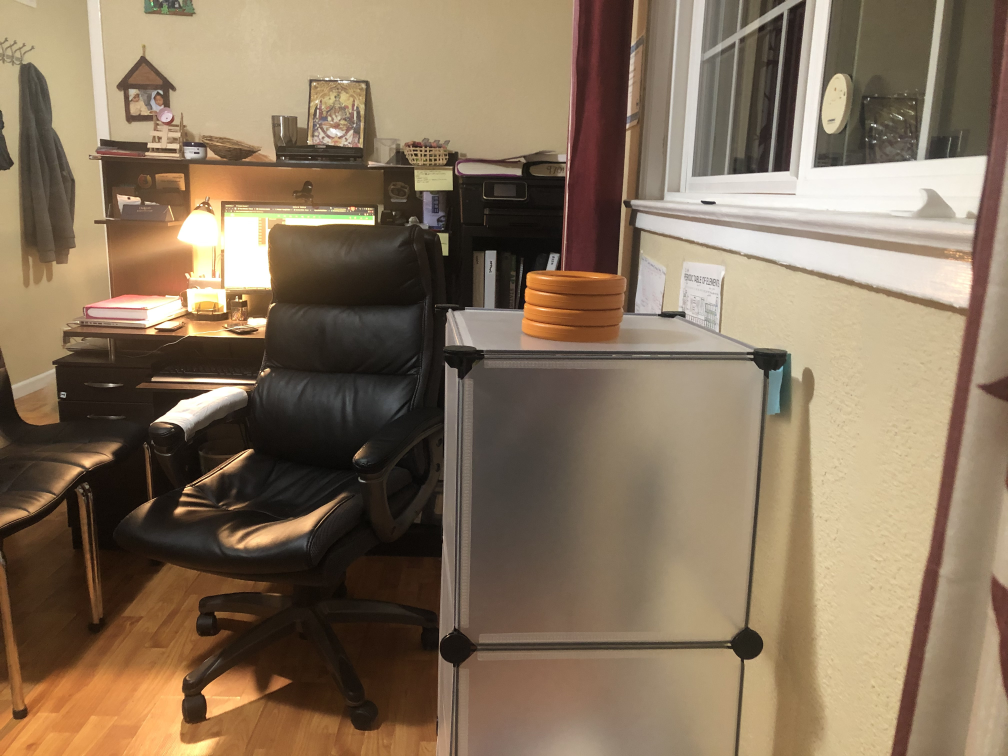
#> input picture src/assets/chairFourStack.jpeg, 4032 x 3024 px, found by its file name (shown at 1/4 size)
$ python ColorTuningHSV.py
#> lines starting #> are read from the running program, lines starting #| are printed output that depends on the picture; after the words box and inside, x2 and y2 are one past the last pixel; in counts of white or black regions, pixels touching at a corner belong together
import cv2
import numpy as np


class ColorTuner:

    def __init__(self, path, downScale):
        self.main(path, downScale)

    def nothing(self, x):
        pass

    def main(self, path, downScale):
        # Load image
#> called with downScale = 5.5
        unsizedImage = cv2.imread(path)
#> unsizedImage is the input picture: shape (3024, 4032, 3); mean B, G, R 92.5, 115.1, 134.4
        image = cv2.resize(unsizedImage,
                           (int(unsizedImage.shape[1] / downScale), (int(unsizedImage.shape[0] / downScale))))
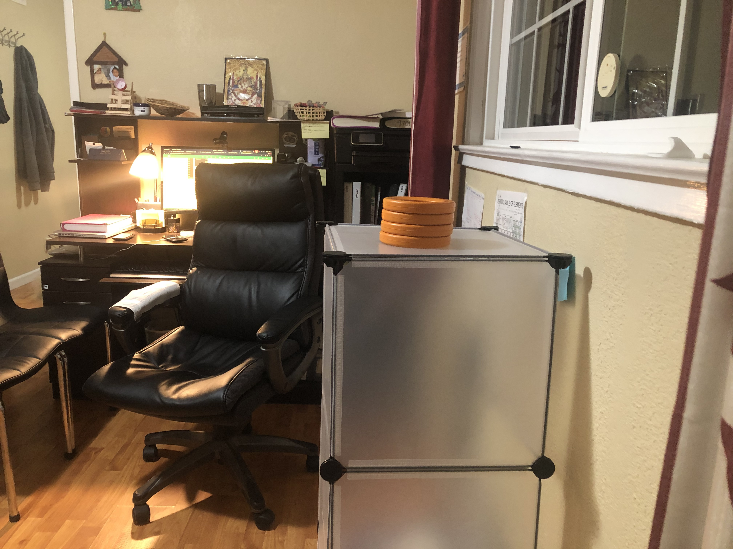
#> image: shape (549, 733, 3); mean B, G, R 92.4, 115, 134.3
        # Create a window
        cv2.namedWindow('image')

        # Create trackbars for color change
        # Hue is from 0-179 for Opencv
        cv2.createTrackbar('HMin', 'image', 0, 179, self.nothing)
#> slider 'HMin' is set to 35
        cv2.createTrackbar('SMin', 'image', 0, 255, self.nothing)
#> slider 'SMin' is set to 51
        cv2.createTrackbar('VMin', 'image', 0, 255, self.nothing)
#> slider 'VMin' is set to 51
        cv2.createTrackbar('HMax', 'image', 0, 179, self.nothing)
#> slider 'HMax' is set to 179
        cv2.createTrackbar('SMax', 'image', 0, 255, self.nothing)
#> slider 'SMax' is set to 255
        cv2.createTrackbar('VMax', 'image', 0, 255, self.nothing)
#> slider 'VMax' is set to 255

        # Set default value for Max HSV trackbars
        cv2.setTrackbarPos('HMax', 'image', 179)
        cv2.setTrackbarPos('SMax', 'image', 255)
        cv2.setTrackbarPos('VMax', 'image', 255)

        # Initialize HSV min/max values
        hMin = sMin = vMin = hMax = sMax = vMax = 0
        phMin = psMin = pvMin = phMax = psMax = pvMax = 0

        while (1):
            # Get current positions of all trackbars
            hMin = cv2.getTrackbarPos('HMin', 'image')
            sMin = cv2.getTrackbarPos('SMin', 'image')
            vMin = cv2.getTrackbarPos('VMin', 'image')
            hMax = cv2.getTrackbarPos('HMax', 'image')
            sMax = cv2.getTrackbarPos('SMax', 'image')
            vMax = cv2.getTrackbarPos('VMax', 'image')

            # Set minimum and maximum HSV values to display
            lower = np.array([hMin, sMin, vMin])
            upper = np.array([hMax, sMax, vMax])

            # Convert to HSV format and color threshold
            hsv = cv2.cvtColor(image, cv2.COLOR_BGR2HSV)
#> hsv: shape (549, 733, 3); mean H, S, V 17.3, 86, 134.4
            mask = cv2.inRange(hsv, lower, upper)
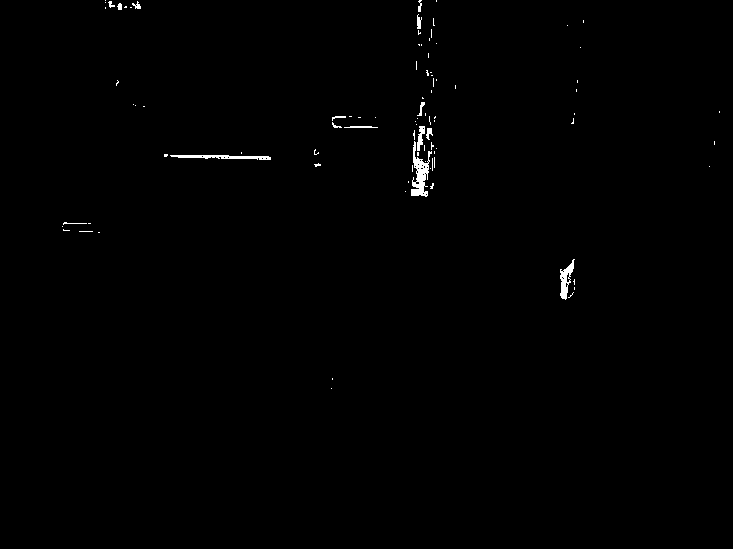
#> mask: shape (549, 733); 0.48% white; 90 white regions (75 under 20 px), largest, box (x1, y1, x2, y2) and area: (411, 141, 432, 197) 507, (170, 155, 271, 160) 308, (560, 259, 575, 300) 274
            result = cv2.bitwise_and(image, image, mask=mask)

            # Print if there is a change in HSV value
            if ((phMin != hMin) | (psMin != sMin) | (pvMin != vMin) | (phMax != hMax) | (psMax != sMax) | (
                    pvMax != vMax)):
                print("(hMin = %d , sMin = %d, vMin = %d), (hMax = %d , sMax = %d, vMax = %d)" % (
                    hMin, sMin, vMin, hMax, sMax, vMax))
                phMin = hMin
                psMin = sMin
                pvMin = vMin
                phMax = hMax
                psMax = sMax
                pvMax = vMax

            # Display result image
            cv2.imshow('image', result)
            if cv2.waitKey(10) & 0xFF == ord('q'):
#> (key q is pressed here)
                break

        cv2.destroyAllWindows()


if __name__ == "__main__":
    colorTuner = ColorTuner('/home/tinku/Desktop/UltimateGoalCV/src/assets/chairFourStack.jpeg', 5.5)

$ run again, with src/assets/chairOneStack.jpeg copied over src/assets/chairFourStack.jpeg
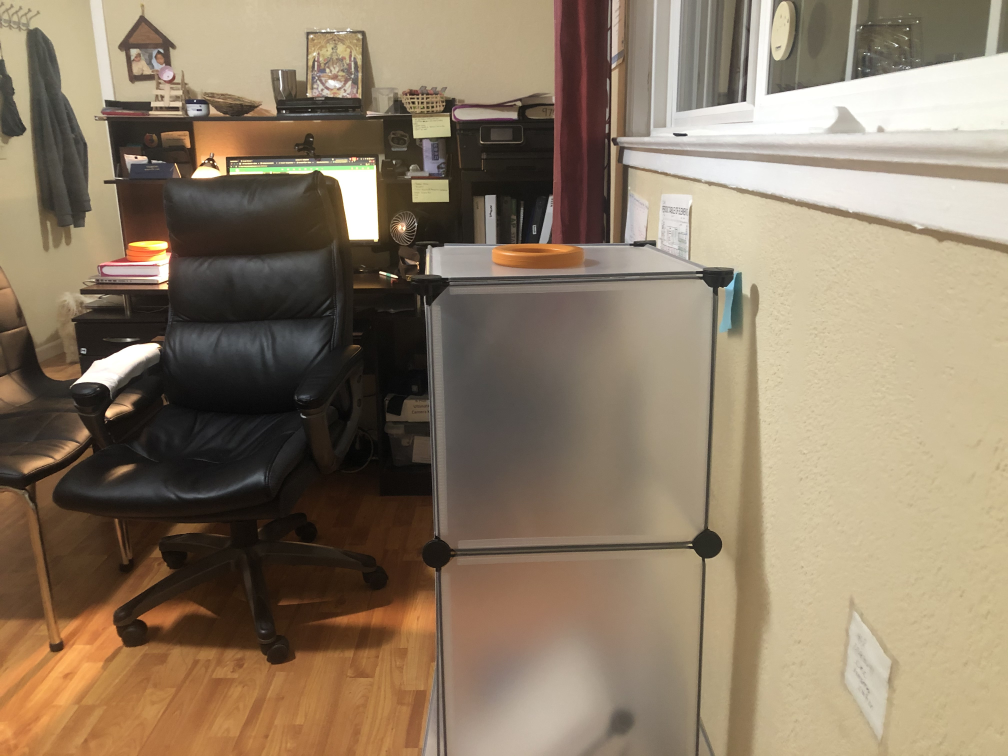
#> input picture src/assets/chairOneStack.jpeg, 4032 x 3024 px, found by its file name (shown at 1/4 size)
#> in main, unsizedImage is the input picture: shape (3024, 4032, 3); mean B, G, R 102.4, 124, 140.6
#> in main, `image = cv2.resize(unsizedImage, (int(unsizedImage.shape[1] / downScal..`:
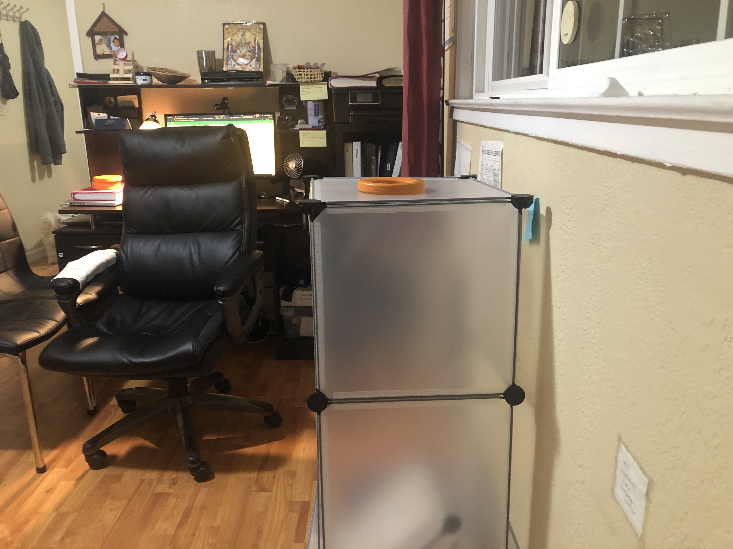
#> image: shape (549, 733, 3); mean B, G, R 102.3, 123.9, 140.5
#> hsv: shape (549, 733, 3); mean H, S, V 19.9, 73.4, 140.7
#> in main, `mask = cv2.inRange(hsv, lower, upper)`:
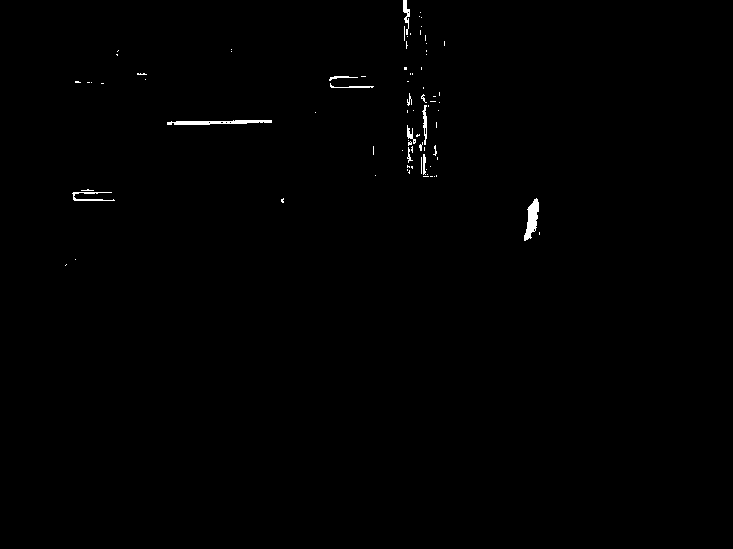
#> mask: shape (549, 733); 0.42% white; 81 white regions (70 under 20 px), largest, box (x1, y1, x2, y2) and area: (167, 120, 272, 125) 352, (524, 198, 539, 241) 350, (72, 192, 115, 201) 141

$ run again, with src/assets/shelfFourStack.jpeg copied over src/assets/chairFourStack.jpeg
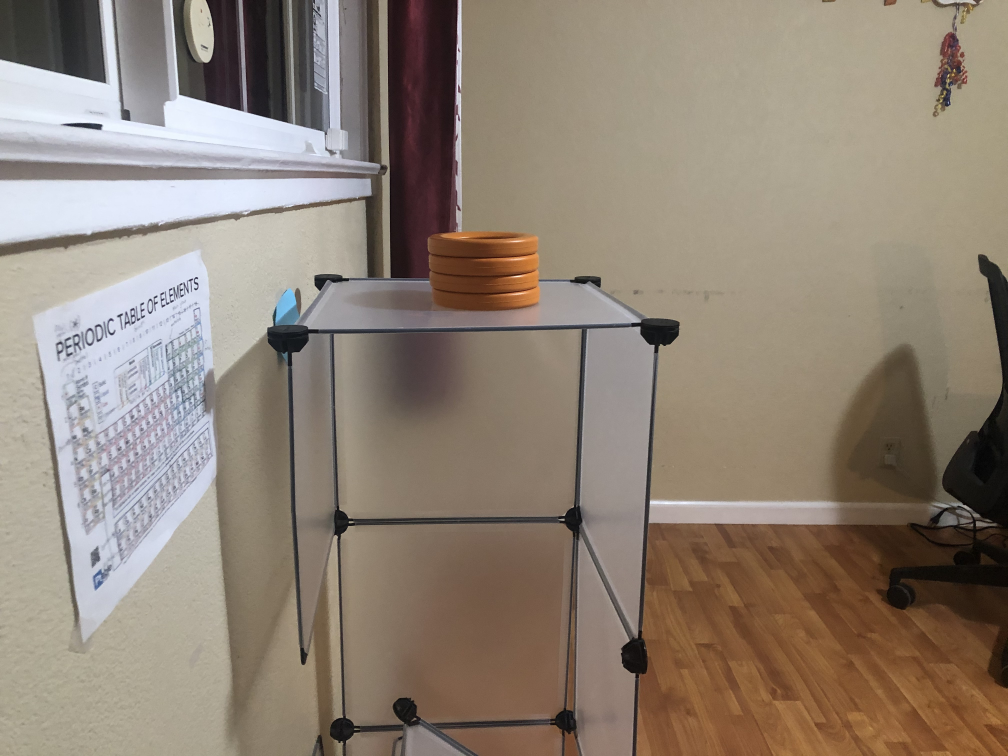
#> input picture src/assets/shelfFourStack.jpeg, 4032 x 3024 px, found by its file name (shown at 1/4 size)
#> in main, unsizedImage is the input picture: shape (3024, 4032, 3); mean B, G, R 117.3, 130.3, 143
#> hsv: shape (549, 733, 3); mean H, S, V 38, 60, 145.2
#> in main, `mask = cv2.inRange(hsv, lower, upper)`:
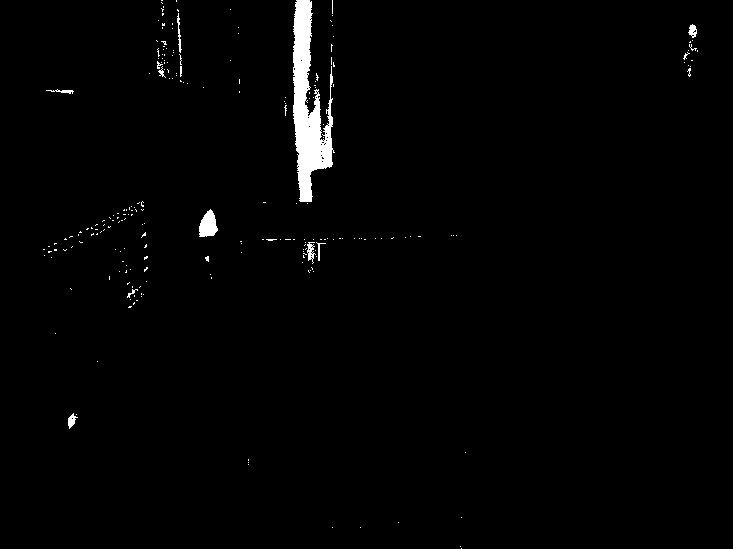
#> mask: shape (549, 733); 1.4% white; 228 white regions (216 under 20 px), largest, box (x1, y1, x2, y2) and area: (293, 0, 335, 202) 4259, (199, 209, 218, 237) 366, (307, 242, 316, 264) 99
#> in main, `result = cv2.bitwise_and(image, image, mask=mask)`:
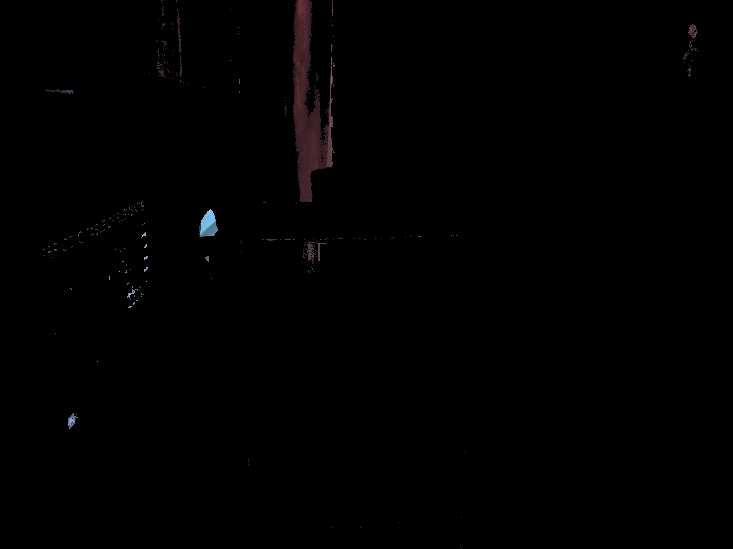
#> result: shape (549, 733, 3); mean B, G, R 0.8, 0.7, 1
